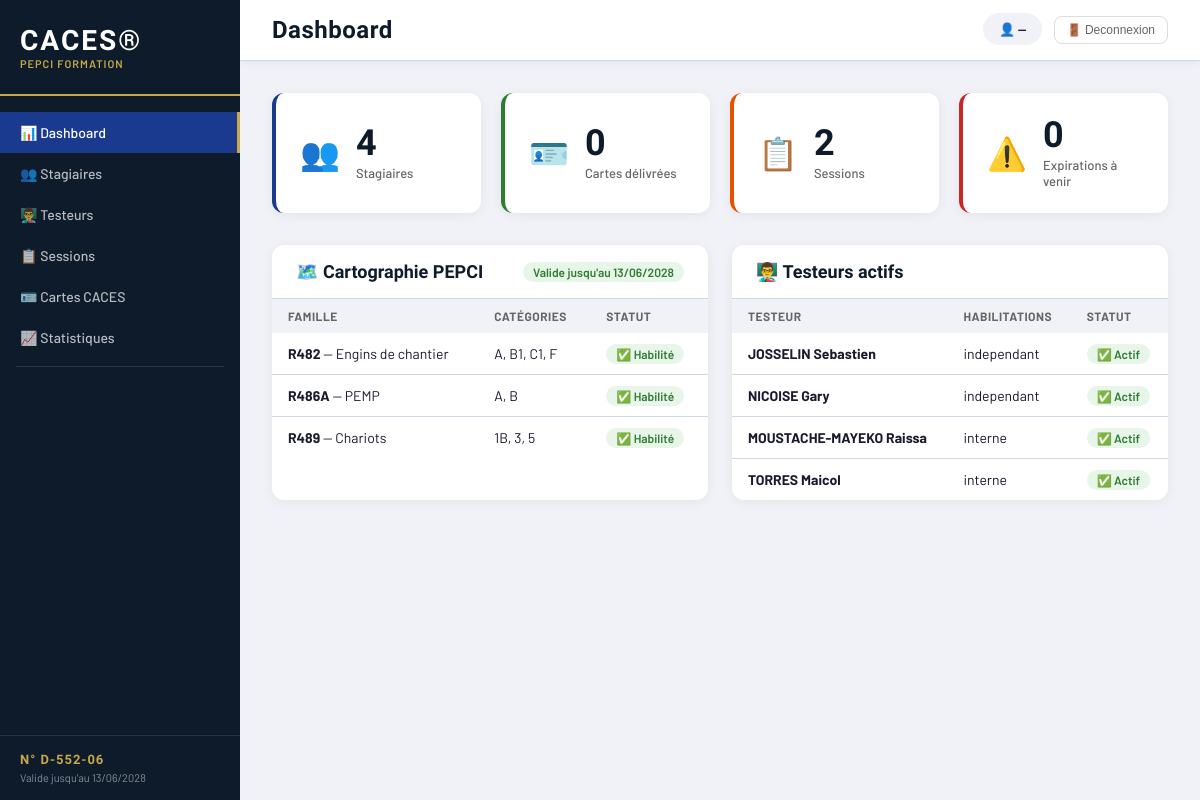
Before: / with the older database file.
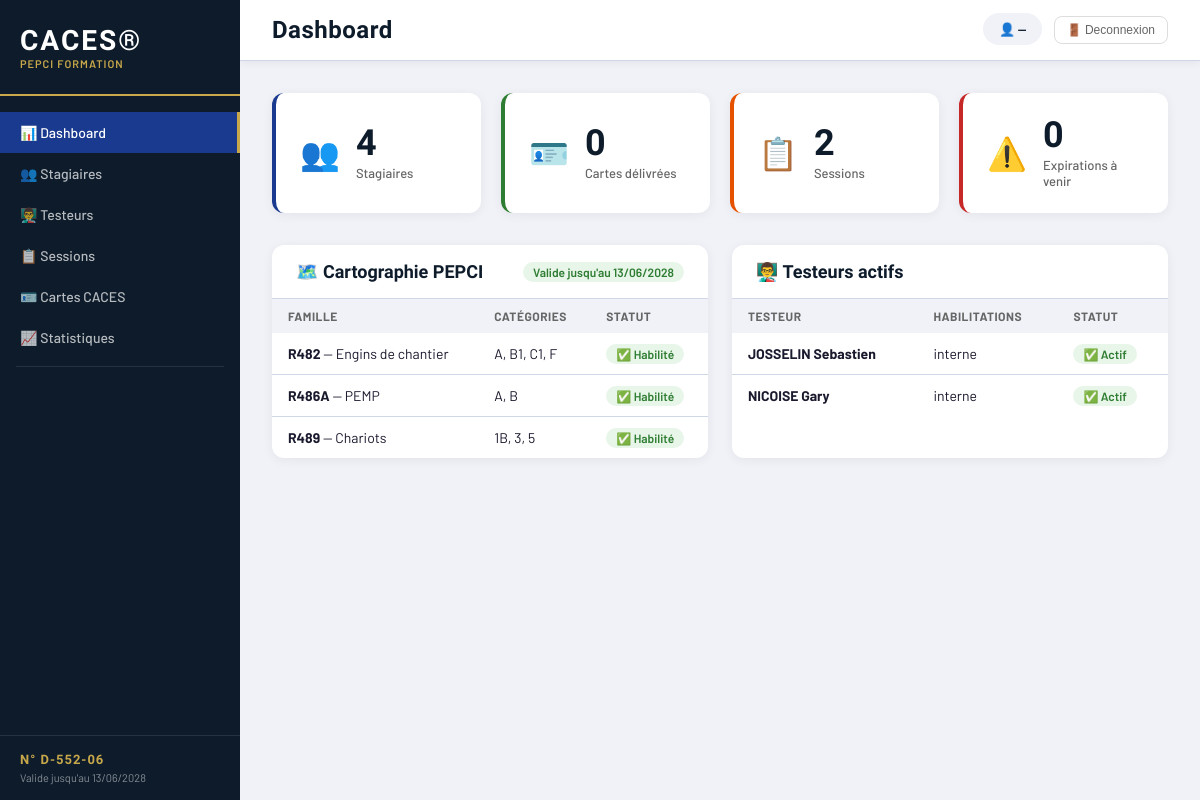
After: the same page with the newer database file.
### app/models/testeur.py (models this page shows)
class Testeur(Base):
    __tablename__ = "testeurs"
    id = Column(Integer, primary_key=True, index=True)
    nom = Column(String(100), nullable=False)
    prenom = Column(String(100), nullable=False)
    email = Column(String(200), nullable=True)
    telephone = Column(String(20), nullable=True)
    photo = Column(String(500), nullable=True)
    statut = Column(String(20), default="interne")
    entreprise = Column(String(200), nullable=True)
    numero_inrs = Column(String(50), nullable=True)
    date_habilitation = Column(Date, nullable=True)
    date_expiration_habilitation = Column(Date, nullable=True)
    visite_medicale = Column(Date, nullable=True)
    formation_continue = Column(Date, nullable=True)
    date_prochain_controle = Column(Date, nullable=True)
    note = Column(Text, nullable=True)
    date_creation = Column(DateTime, default=datetime.utcnow)
    actif = Column(Boolean, default=True)

### app/main.py (the view)
@app.get("/")
def dashboard(request: Request):
    db = SessionLocal()
    testeurs_list = db.query(Testeur).filter(Testeur.actif == True).all()
    stats = {
        "stagiaires": db.query(Stagiaire).filter(Stagiaire.actif == 1).count(),
        "cartes": 0,
        "sessions": db.query(Session).count(),
        "expirations": 0
    }
    db.close()
    return templates.TemplateResponse(
        request=request,
        name="dashboard.html",
        context={
            "page": "dashboard",
            "stats": stats,
            "testeurs": testeurs_list
        }
    )

### templates/dashboard.html
{% extends "base.html" %}
{% block title %}Dashboard{% endblock %}
{% block content %}
<div class="stats-grid">
    <div class="stat-card blue">
        <div class="stat-icon">👥</div>
        <div class="stat-info">
            <div class="stat-number">{{ stats.stagiaires }}</div>
            <div class="stat-label">Stagiaires</div>
        </div>
    </div>
    <div class="stat-card green">
        <div class="stat-icon">🪪</div>
        <div class="stat-info">
            <div class="stat-number">{{ stats.cartes }}</div>
            <div class="stat-label">Cartes délivrées</div>
        </div>
    </div>
    <div class="stat-card orange">
        <div class="stat-icon">📋</div>
        <div class="stat-info">
            <div class="stat-number">{{ stats.sessions }}</div>
            <div class="stat-label">Sessions</div>
        </div>
    </div>
    <div class="stat-card red">
        <div class="stat-icon">⚠️</div>
        <div class="stat-info">
            <div class="stat-number">{{ stats.expirations }}</div>
            <div class="stat-label">Expirations à venir</div>
        </div>
    </div>
</div>
<div class="dashboard-grid">
    <div class="card">
        <div class="card-header">
            <h2>🗺️ Cartographie PEPCI</h2>
            <span class="badge green">Valide jusqu'au 13/06/2028</span>
        </div>
        <table class="table">
            <thead>
                <tr>
                    <th>Famille</th>
                    <th>Catégories</th>
                    <th>Statut</th>
                </tr>
            </thead>
            <tbody>
                <tr>
                    <td><strong>R482</strong> — Engins de chantier</td>
                    <td>A, B1, C1, F</td>
                    <td><span class="badge green">✅ Habilité</span></td>
                </tr>
                <tr>
                    <td><strong>R486A</strong> — PEMP</td>
                    <td>A, B</td>
                    <td><span class="badge green">✅ Habilité</span></td>
                </tr>
                <tr>
                    <td><strong>R489</strong> — Chariots</td>
                    <td>1B, 3, 5</td>
                    <td><span class="badge green">✅ Habilité</span></td>
                </tr>
            </tbody>
        </table>
    </div>
    <div class="card">
        <div class="card-header">
            <h2>👨‍🏫 Testeurs actifs</h2>
        </div>
        <table class="table">
            <thead>
                <tr>
                    <th>Testeur</th>
                    <th>Habilitations</th>
                    <th>Statut</th>
                </tr>
            </thead>
            <tbody>
                {% for testeur in testeurs %}
                <tr>
                    <td><strong>{{ testeur.nom }} {{ testeur.prenom }}</strong></td>
                    <td>{{ testeur.statut }}</td>
                    <td><span class="badge green">✅ Actif</span></td>
                </tr>
                {% endfor %}
            </tbody>
        </table>
    </div>
</div>
{% endblock %}

### templates/base.html (shortened to what this page needs)
<!DOCTYPE html>
<html lang="fr">
<head>
    <link rel="stylesheet" href="/static/style.css">
</head>
<body>
    <div class="sidebar">
        <div class="sidebar-logo">
            <div class="logo-text">CACES®</div>
            <div class="logo-sub">PEPCI Formation</div>
        </div>
        <nav class="sidebar-nav">
            <a href="/" class="nav-item {% if page == 'dashboard' %}active{% endif %}">
                📊 Dashboard
            </a>
            <a href="/stagiaires" class="nav-item {% if page == 'stagiaires' %}active{% endif %}">
                👥 Stagiaires
            </a>
            <a href="/testeurs" class="nav-item {% if page == 'testeurs' %}active{% endif %}">
                👨‍🏫 Testeurs
            </a>
            <a href="/sessions" class="nav-item {% if page == 'sessions' %}active{% endif %}">
                📋 Sessions
            </a>
            <a href="/cartes" class="nav-item {% if page == 'cartes' %}active{% endif %}">
                🪪 Cartes CACES
            </a>
            <a href="/statistiques" class="nav-item {% if page == 'statistiques' %}active{% endif %}">
                📈 Statistiques
            </a>
            <div class="nav-separator"></div>
        </nav>
        <div class="sidebar-footer">
            <div class="cert-badge">N° D-552-06</div>
            <div class="cert-date">Valide jusqu'au 13/06/2028</div>
        </div>
    </div>
    <div class="main">
        <div class="topbar">
            <h1 class="page-title">{% block title %}{% endblock %}</h1>
            <div class="topbar-right">
                <span class="user-badge">👤 <a href="/profil" style="color:inherit; text-decoration:none;"><span id="user-nom">—</span></a></span>
                <button onclick="seDeconnecter()"
                    style="background:none; border:1px solid #ddd; border-radius:8px; padding:6px 12px; cursor:pointer; font-size:12px; color:#666; margin-left:8px;">
                    🚪 Deconnexion
                </button>
            </div>
        </div>
        <div class="content">
            {% block content %}{% endblock %}
        </div>
    </div>
</body>
</html>

### static/style.css (style rules this page uses)
:root { --blue: #1a3a8f; --blue-light: #2350c8; --dark: #0d1b2a; --gold: #c8a84b; --green: #2e7d32; --orange: #e65100; --red: #c62828; --gray: #f0f2f7; --border: #d0d8e8; --text: #1a1a2e; --sidebar-width: 240px; }
* { box-sizing: border-box; margin: 0; padding: 0; }
body { font-family: 'Barlow', sans-serif; background: var(--gray); color: var(--text); display: flex; min-height: 100vh; }
.sidebar { width: var(--sidebar-width); background: var(--dark); display: flex; flex-direction: column; position: fixed; height: 100vh; z-index: 100; }
.sidebar-logo { padding: 24px 20px; border-bottom: 2px solid var(--gold); }
.logo-text { font-family: 'Barlow Condensed', sans-serif; font-size: 28px; font-weight: 800; color: white; letter-spacing: 2px; }
.logo-sub { font-size: 11px; color: var(--gold); font-weight: 600; letter-spacing: 1px; text-transform: uppercase; }
.sidebar-nav { flex: 1; padding: 16px 0; }
.nav-item { display: flex; align-items: center; gap: 12px; padding: 12px 20px; color: rgba(255,255,255,0.7); text-decoration: none; font-size: 14px; font-weight: 500; transition: all 0.2s; }
.nav-item.active { background: var(--blue); color: white; border-right: 3px solid var(--gold); }
.nav-separator { height: 1px; background: rgba(255,255,255,0.1); margin: 8px 16px; }
.sidebar-footer { padding: 16px 20px; border-top: 1px solid rgba(255,255,255,0.1); }
.cert-badge { font-family: 'Barlow Condensed', sans-serif; font-size: 13px; font-weight: 700; color: var(--gold); letter-spacing: 1px; }
.cert-date { font-size: 11px; color: rgba(255,255,255,0.5); margin-top: 4px; }
.main { margin-left: var(--sidebar-width); flex: 1; display: flex; flex-direction: column; }
.topbar { background: white; padding: 16px 32px; display: flex; justify-content: space-between; align-items: center; border-bottom: 1px solid var(--border); box-shadow: 0 2px 8px rgba(0,0,0,0.06); }
.page-title { font-family: 'Barlow Condensed', sans-serif; font-size: 24px; font-weight: 700; color: var(--dark); letter-spacing: 0.5px; }
.user-badge { background: var(--gray); padding: 8px 16px; border-radius: 20px; font-size: 13px; font-weight: 600; color: var(--dark); }
.content { padding: 32px; flex: 1; }
.stats-grid { display: grid; grid-template-columns: repeat(4, 1fr); gap: 20px; margin-bottom: 32px; }
.stat-card { background: white; border-radius: 12px; padding: 24px; display: flex; align-items: center; gap: 16px; box-shadow: 0 2px 12px rgba(0,0,0,0.06); border-left: 4px solid; }
.stat-card.blue { border-color: var(--blue); }
.stat-card.green { border-color: var(--green); }
.stat-card.orange { border-color: var(--orange); }
.stat-card.red { border-color: var(--red); }
.stat-icon { font-size: 32px; }
.stat-number { font-family: 'Barlow Condensed', sans-serif; font-size: 36px; font-weight: 800; color: var(--dark); line-height: 1; }
.stat-label { font-size: 13px; color: #666; font-weight: 500; margin-top: 4px; }
.dashboard-grid { display: grid; grid-template-columns: 1fr 1fr; gap: 24px; }
.card { background: white; border-radius: 12px; box-shadow: 0 2px 12px rgba(0,0,0,0.06); overflow: hidden; }
.card-header { padding: 16px 24px; border-bottom: 1px solid var(--border); display: flex; justify-content: space-between; align-items: center; }
.card-header h2 { font-family: 'Barlow Condensed', sans-serif; font-size: 18px; font-weight: 700; color: var(--dark); }
.table { width: 100%; border-collapse: collapse; font-size: 14px; }
.table th { background: var(--gray); padding: 10px 16px; text-align: left; font-size: 12px; font-weight: 700; text-transform: uppercase; letter-spacing: 0.5px; color: #666; }
.table td { padding: 12px 16px; border-bottom: 1px solid var(--border); }
.table tr:last-child td { border-bottom: none; }
.badge { padding: 3px 10px; border-radius: 12px; font-size: 12px; font-weight: 600; }
.badge.green { background: #e8f5e9; color: var(--green); }

Changed rows visible on the page:
removed Testeur: nom "MOUSTACHE-MAYEKO", prenom "Raissa", statut "interne"
removed Testeur: nom "TORRES", prenom "Maicol", statut "interne"
changed Testeur "JOSSELIN": statut "independant" → "interne"
changed Testeur "NICOISE": statut "independant" → "interne"
